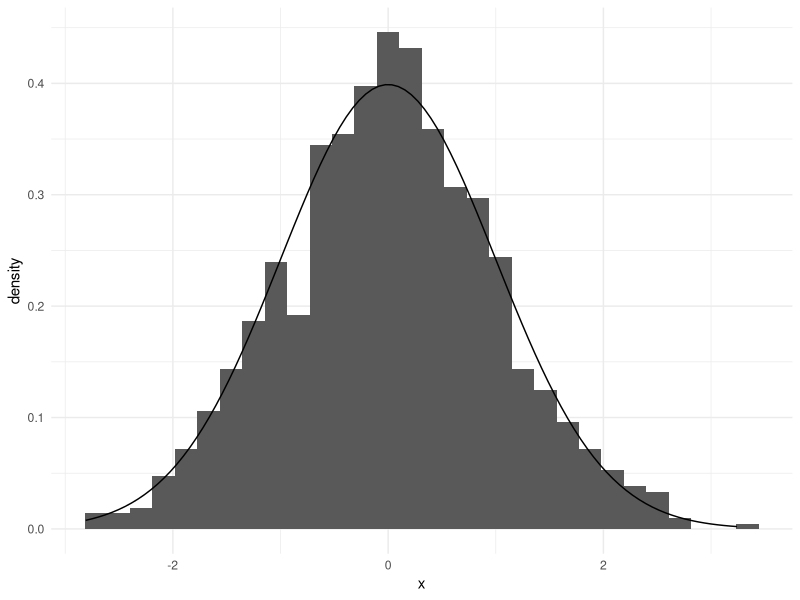
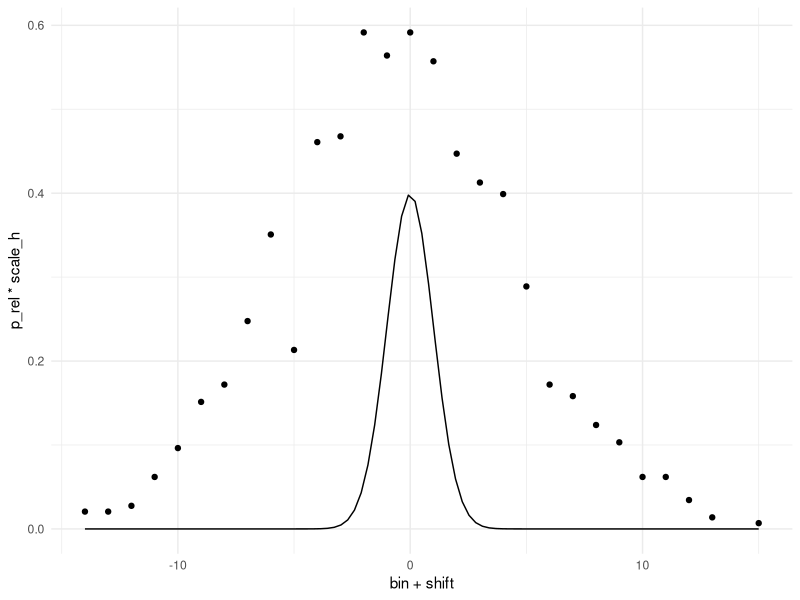

Source code (R) for these figures, in order:
library(tidyverse)
theme_set(theme_minimal())


set.seed(123)
n <- 1000
mu <- 0
sd <- 1
ds <- tibble(x = rnorm(mean = mu, sd = sd, n = n),
             bin = NA)

bins <- 30

ggplot(data = ds) +
  # geom_histogram(aes(x = x)) +
  geom_histogram(aes(x = x, y = after_stat(density)), bins = bins) +
  geom_function(fun = dnorm, args = list(mean = mu, sd = sd))


bins_margins <- seq(from = min(ds$x), to = max(ds$x), length.out = bins+1)

for (i in 1:length(ds$x)) {
  for (j in 1:(length(bins_margins)-1)) {
    if (ds$x[i] >= bins_margins[j] & ds$x[i] <= bins_margins[j+1]) {
      ds$bin[i] <- j
    }
  }
}

ds %>%
  summarise(n_bin = n(),
            .by = bin) %>%
  mutate(p = n_bin / n) -> ds_bins

shift <- -bins/2
ds_bins$p_rel <- ds_bins$p / ds_bins$p[abs(shift)]
scale_h <- (1/(sqrt(2*pi)*sd))/ds_bins$p_rel[abs(shift)]

ggplot(data = ds_bins) +
  geom_point(aes(x = bin+shift, y = p_rel*scale_h)) +
  geom_function(fun = dnorm, args = list(mean = mu, sd = sd))

# gridExtra::grid.arrange(plot1, plot2)
